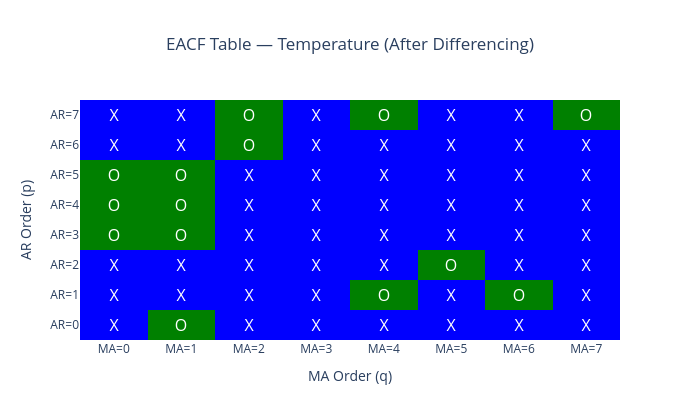

Notebook code for this chart:
### Code cell
import plotly.graph_objects as go

z_colors = [[1 if cell == 'O' else 0 for cell in row] for row in eacf]

fig_eacf = go.Figure(data=go.Heatmap(
    z=z_colors,
    x=ma_labels,
    y=ar_labels,
    colorscale=[[0, 'Blue'], [1, 'green']],  # Red=X, Green=O
    showscale=False,
    text=eacf,
    texttemplate='%{text}',
    textfont=dict(size=16, color='white'),
))

fig_eacf.update_layout(
    title={'text': 'EACF Table — Temperature (After Differencing)', 'x': 0.5},
    xaxis_title='MA Order (q)',
    yaxis_title='AR Order (p)',
    template='plotly_white',
    paper_bgcolor='white',
    plot_bgcolor='white',
    height=420,
    width=700,
)
fig_eacf.show()

### Figure 1 — Plotly figure (JSON) as saved in the notebook; plotly's stock layout.template omitted (floating-point values rounded to 4 significant figures)
{"data": [{"colorscale": [[0, "Blue"], [1, "green"]], "showscale": false, "text": [["X", "O", "X", "X", "X", "X", "X", "X"], ["X", "X", "X", "X", "O", "X", "O", "X"], ["X", "X", "X", "X", "X", "O", "X", "X"], ["O", "O", "X", "X", "X", "X", "X", "X"], ["O", "O", "X", "X", "X", "X", "X", "X"], ["O", "O", "X", "X", "X", "X", "X", "X"], ["X", "X", "O", "X", "X", "X", "X", "X"], ["X", "X", "O", "X", "O", "X", "X", "O"]], "textfont": {"color": "white", "size": 16}, "texttemplate": "%{text}", "type": "heatmap", "x": ["MA=0", "MA=1", "MA=2", "MA=3", "MA=4", "MA=5", "MA=6", "MA=7"], "y": ["AR=0", "AR=1", "AR=2", "AR=3", "AR=4", "AR=5", "AR=6", "AR=7"], "z": [[0, 1, 0, 0, 0, 0, 0, 0], [0, 0, 0, 0, 1, 0, 1, 0], [0, 0, 0, 0, 0, 1, 0, 0], [1, 1, 0, 0, 0, 0, 0, 0], [1, 1, 0, 0, 0, 0, 0, 0], [1, 1, 0, 0, 0, 0, 0, 0], [0, 0, 1, 0, 0, 0, 0, 0], [0, 0, 1, 0, 1, 0, 0, 1]]}], "layout": {"height": 420, "paper_bgcolor": "white", "plot_bgcolor": "white", "title": {"text": "EACF Table — Temperature (After Differencing)", "x": 0.5}, "width": 700, "xaxis": {"title": {"text": "MA Order (q)"}}, "yaxis": {"title": {"text": "AR Order (p)"}}}}
